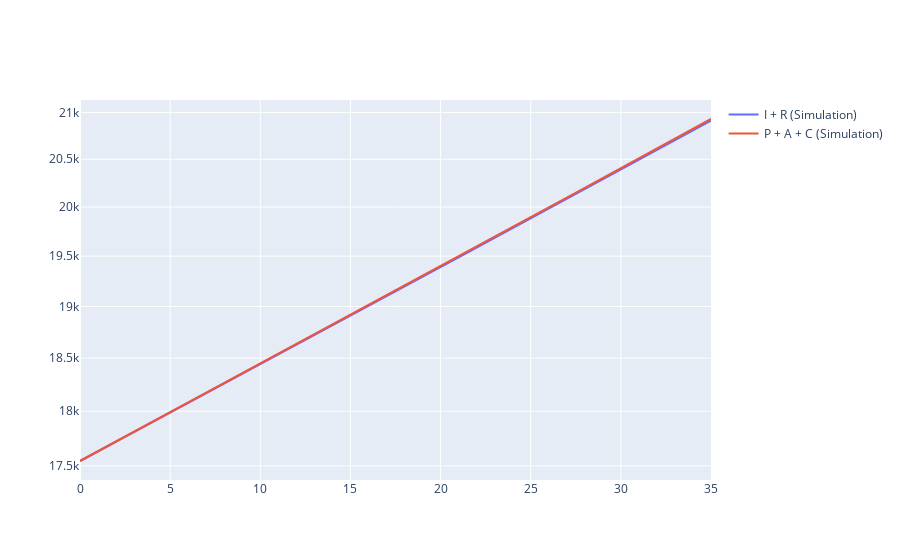

Source (notebook cell):
### Code cell
figSum = go.Figure()
figSum.add_scatter(y = dfSEIRPAC["I"] + dfSEIRPAC["R"], name="I + R (Simulation)")
figSum.add_scatter(y = dfSEIRPAC["P"] + dfSEIRPAC["A"] + dfSEIRPAC["C"], name="P + A + C (Simulation)")
figSum.update_layout(yaxis_type="log")
figSum.show()
